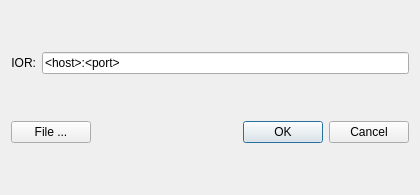
<?xml version="1.0" encoding="UTF-8"?>
<ui version="4.0">
 <class>RepoSelectDialog</class>
 <widget class="QDialog" name="RepoSelectDialog">
  <property name="geometry">
   <rect>
    <x>0</x>
    <y>0</y>
    <width>420</width>
    <height>195</height>
   </rect>
  </property>
  <property name="sizePolicy">
   <sizepolicy hsizetype="Expanding" vsizetype="Expanding">
    <horstretch>0</horstretch>
    <verstretch>0</verstretch>
   </sizepolicy>
  </property>
  <property name="minimumSize">
   <size>
    <width>0</width>
    <height>0</height>
   </size>
  </property>
  <property name="maximumSize">
   <size>
    <width>64000</width>
    <height>64000</height>
   </size>
  </property>
  <property name="windowTitle">
   <string>Select Repository</string>
  </property>
  <layout class="QGridLayout" name="gridLayout">
   <item row="0" column="0">
    <layout class="QHBoxLayout" name="horizontalLayout">
     <item>
      <widget class="QLabel" name="label">
       <property name="text">
        <string>IOR:</string>
       </property>
       <property name="alignment">
        <set>Qt::AlignRight|Qt::AlignTrailing|Qt::AlignVCenter</set>
       </property>
      </widget>
     </item>
     <item>
      <widget class="QLineEdit" name="iorLineEdit">
       <property name="text">
        <string>&lt;host&gt;:&lt;port&gt;</string>
       </property>
      </widget>
     </item>
    </layout>
   </item>
   <item row="1" column="0">
    <layout class="QHBoxLayout" name="horizontalLayout_2">
     <item>
      <widget class="QPushButton" name="fileButton">
       <property name="text">
        <string>File ...</string>
       </property>
      </widget>
     </item>
     <item>
      <widget class="QDialogButtonBox" name="buttonBox">
       <property name="orientation">
        <enum>Qt::Horizontal</enum>
       </property>
       <property name="standardButtons">
        <set>QDialogButtonBox::Cancel|QDialogButtonBox::Ok</set>
       </property>
      </widget>
     </item>
    </layout>
   </item>
  </layout>
 </widget>
 <resources/>
 <connections>
  <connection>
   <sender>buttonBox</sender>
   <signal>accepted()</signal>
   <receiver>RepoSelectDialog</receiver>
   <slot>accept()</slot>
   <hints>
    <hint type="sourcelabel">
     <x>248</x>
     <y>254</y>
    </hint>
    <hint type="destinationlabel">
     <x>157</x>
     <y>274</y>
    </hint>
   </hints>
  </connection>
  <connection>
   <sender>buttonBox</sender>
   <signal>rejected()</signal>
   <receiver>RepoSelectDialog</receiver>
   <slot>reject()</slot>
   <hints>
    <hint type="sourcelabel">
     <x>316</x>
     <y>260</y>
    </hint>
    <hint type="destinationlabel">
     <x>286</x>
     <y>274</y>
    </hint>
   </hints>
  </connection>
 </connections>
</ui>
